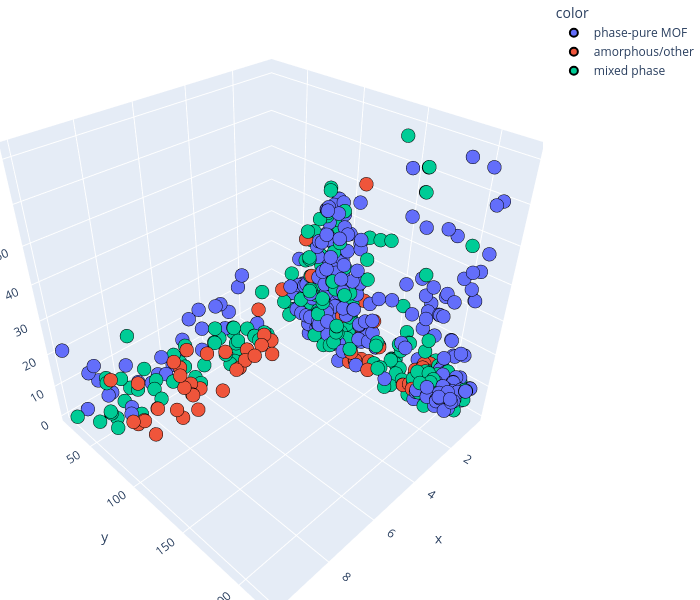

The notebook cell saved with this chart:
### Code cell
fig = px.scatter_3d(x = Data['feature_1'], y = Data['feature_3'], z = Data['feature_4'], color = Data['target'].astype('str'),
                   width = 700, height = 600)

fig.update_traces(marker = dict(size = 8, line = dict(width = 2, color = 'black')), selector=dict(mode = 'markers'))

fig.update_layout(margin=dict(l=0, r=0, t=0, b=0))

fig.show()

### Figure 1 — Plotly figure (JSON) as saved in the notebook; plotly's stock layout.template omitted (floating-point values rounded to 4 significant figures; data arrays with more than 128 entries replaced by an {"elided": "..."} marker saying what was removed)
{"data": [{"hovertemplate": "color=phase-pure MOF<br>x=%{x}<br>y=%{y}<br>z=%{z}<extra></extra>", "legendgroup": "phase-pure MOF", "marker": {"color": "#636efa", "line": {"color": "black", "width": 2}, "size": 8, "symbol": "circle"}, "mode": "markers", "name": "phase-pure MOF", "scene": "scene", "showlegend": true, "type": "scatter3d", "x": {"elided": "357 float values"}, "y": {"elided": "357 float values"}, "z": {"elided": "357 float values"}}, {"hovertemplate": "color=amorphous/other<br>x=%{x}<br>y=%{y}<br>z=%{z}<extra></extra>", "legendgroup": "amorphous/other", "marker": {"color": "#EF553B", "line": {"color": "black", "width": 2}, "size": 8, "symbol": "circle"}, "mode": "markers", "name": "amorphous/other", "scene": "scene", "showlegend": true, "type": "scatter3d", "x": [6.9, 1.27, 7.27, 1.94, 0.96, 7.82, 6.46, 7.48, 2.81, 3.87, 7.62, 2.46, 1.37, 0.72, 8.64, 1.6, 4.61, 1.78, 1.27, 8.71, 1.73, 8.56, 9.33, 3.33, 1.95, 4.36, 9.19, 5.7, 6.85, 1.91, 1.84, 0.79, 6.25, 1.38, 6.95, 5.87, 1.03, 1.2, 1.29, 1.99, 8.65, 1.1, 0.79, 6.83, 3.56, 0.61, 0.65, 1.51, 1.38, 4.15, 6.72, 4.21, 0.5, 1.69, 1.2, 1.77, 3.12, 7.44, 5.46, 2.0, 1.56, 1.23, 0.75, 1.69, 6.72, 2.46, 1.91, 7.82, 1.23, 8.64], "y": [67.6, 180.6, 74.9, 86.0, 183.3, 60.2, 63.2, 73.3, 61.2, 65.2, 79.4, 61.9, 142.1, 184.8, 68.9, 86.3, 69.8, 130.3, 180.7, 62.3, 130.6, 78.0, 57.8, 66.6, 150.1, 67.5, 73.5, 79.8, 72.8, 180.8, 187.4, 183.3, 68.3, 114.1, 66.1, 68.7, 188.2, 132.3, 138.5, 135.9, 67.2, 184.2, 141.5, 79.9, 74.5, 117.8, 187.8, 186.4, 185.6, 79.9, 71.3, 70.6, 119.2, 134.3, 140.5, 183.7, 76.7, 78.5, 78.9, 64.1, 111.6, 94.1, 134.0, 134.0, 72.11, 61.81, 180.6, 59.78, 94.24, 68.19], "z": [5.56, 10.32, 12.93, 36.46, 11.55, 1.12, 3.79, 2.15, 4.36, 4.45, 19.78, 1.06, 5.46, 10.84, 3.27, 24.14, 1.58, 4.64, 8.78, 0.94, 7.66, 0.58, 17.35, 16.14, 6.82, 0.66, 7.04, 1.57, 18.71, 8.37, 8.2, 8.72, 2.32, 15.29, 12.13, 12.47, 8.38, 3.39, 3.01, 58.1, 15.2, 11.09, 7.68, 0.53, 6.6, 7.35, 8.95, 10.08, 9.68, 6.56, 3.21, 3.31, 17.83, 5.52, 17.79, 8.7, 2.02, 0.53, 13.38, 17.4, 8.84, 11.49, 8.59, 5.473, 3.154, 1.033, 8.371, 1.101, 11.6, 3.332]}, {"hovertemplate": "color=mixed phase<br>x=%{x}<br>y=%{y}<br>z=%{z}<extra></extra>", "legendgroup": "mixed phase", "marker": {"color": "#00cc96", "line": {"color": "black", "width": 2}, "size": 8, "symbol": "circle"}, "mode": "markers", "name": "mixed phase", "scene": "scene", "showlegend": true, "type": "scatter3d", "x": {"elided": "233 float values"}, "y": {"elided": "233 float values"}, "z": {"elided": "233 float values"}}], "layout": {"height": 600, "legend": {"title": {"text": "color"}, "tracegroupgap": 0}, "margin": {"b": 0, "l": 0, "r": 0, "t": 0}, "scene": {"domain": {"x": [0, 1], "y": [0, 1]}, "xaxis": {"title": {"text": "x"}}, "yaxis": {"title": {"text": "y"}}, "zaxis": {"title": {"text": "z"}}}, "width": 700}}
